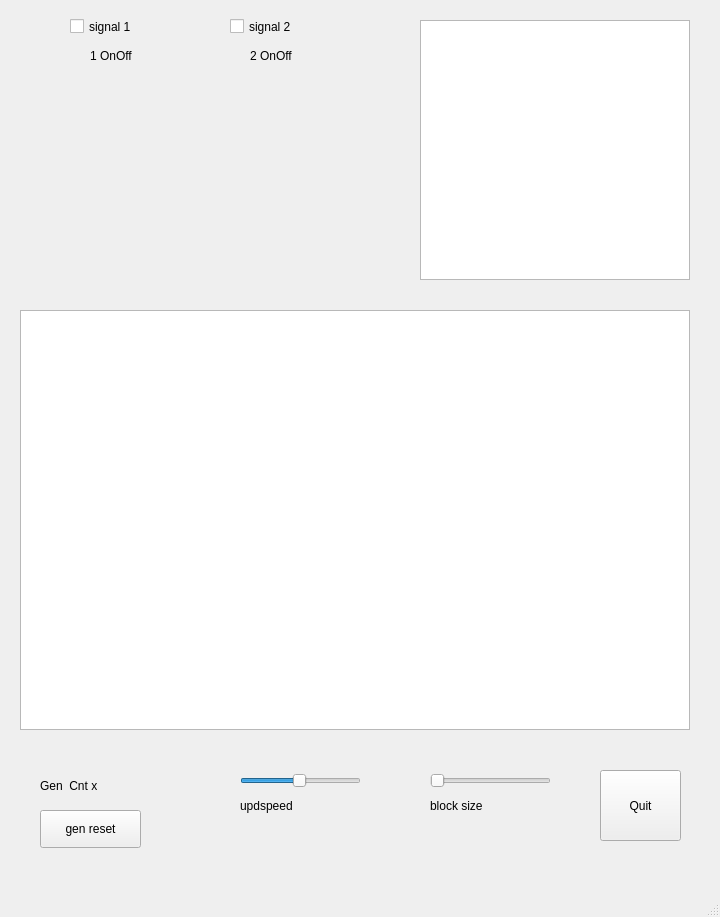
<?xml version="1.0" encoding="UTF-8"?>
<ui version="4.0">
 <class>MainWindow</class>
 <widget class="QMainWindow" name="MainWindow">
  <property name="geometry">
   <rect>
    <x>0</x>
    <y>0</y>
    <width>720</width>
    <height>917</height>
   </rect>
  </property>
  <property name="windowTitle">
   <string>MainWindow</string>
  </property>
  <widget class="QWidget" name="centralwidget">
   <widget class="QGraphicsView" name="graphicsView">
    <property name="geometry">
     <rect>
      <x>420</x>
      <y>20</y>
      <width>270</width>
      <height>260</height>
     </rect>
    </property>
   </widget>
   <widget class="QPushButton" name="pushButton">
    <property name="geometry">
     <rect>
      <x>600</x>
      <y>770</y>
      <width>81</width>
      <height>71</height>
     </rect>
    </property>
    <property name="text">
     <string>Quit</string>
    </property>
   </widget>
   <widget class="QSlider" name="SliderUpdateSpeed">
    <property name="geometry">
     <rect>
      <x>240</x>
      <y>770</y>
      <width>121</width>
      <height>21</height>
     </rect>
    </property>
    <property name="minimum">
     <number>1</number>
    </property>
    <property name="maximum">
     <number>100</number>
    </property>
    <property name="value">
     <number>50</number>
    </property>
    <property name="sliderPosition">
     <number>50</number>
    </property>
    <property name="orientation">
     <enum>Qt::Horizontal</enum>
    </property>
    <property name="invertedAppearance">
     <bool>false</bool>
    </property>
    <property name="invertedControls">
     <bool>false</bool>
    </property>
   </widget>
   <widget class="QLabel" name="labelUpdspeed">
    <property name="geometry">
     <rect>
      <x>240</x>
      <y>790</y>
      <width>121</width>
      <height>31</height>
     </rect>
    </property>
    <property name="text">
     <string>updspeed</string>
    </property>
   </widget>
   <widget class="QLabel" name="labelOut1">
    <property name="geometry">
     <rect>
      <x>90</x>
      <y>40</y>
      <width>71</width>
      <height>31</height>
     </rect>
    </property>
    <property name="text">
     <string>1 OnOff</string>
    </property>
   </widget>
   <widget class="QLabel" name="labelOut2">
    <property name="geometry">
     <rect>
      <x>250</x>
      <y>40</y>
      <width>71</width>
      <height>31</height>
     </rect>
    </property>
    <property name="text">
     <string>2 OnOff</string>
    </property>
   </widget>
   <widget class="QCheckBox" name="checkBox1">
    <property name="geometry">
     <rect>
      <x>70</x>
      <y>10</y>
      <width>101</width>
      <height>33</height>
     </rect>
    </property>
    <property name="styleSheet">
     <string notr="true">font: 75 16pt &quot;PibotoLt&quot;;</string>
    </property>
    <property name="text">
     <string>signal 1</string>
    </property>
   </widget>
   <widget class="QCheckBox" name="checkBox2">
    <property name="geometry">
     <rect>
      <x>230</x>
      <y>10</y>
      <width>101</width>
      <height>33</height>
     </rect>
    </property>
    <property name="text">
     <string>signal 2</string>
    </property>
   </widget>
   <widget class="QLabel" name="labelGen">
    <property name="geometry">
     <rect>
      <x>40</x>
      <y>770</y>
      <width>111</width>
      <height>31</height>
     </rect>
    </property>
    <property name="text">
     <string>Gen  Cnt x</string>
    </property>
   </widget>
   <widget class="QLabel" name="labelBlocksize">
    <property name="geometry">
     <rect>
      <x>430</x>
      <y>790</y>
      <width>121</width>
      <height>31</height>
     </rect>
    </property>
    <property name="text">
     <string>block size</string>
    </property>
   </widget>
   <widget class="QSlider" name="SliderBlocksize">
    <property name="geometry">
     <rect>
      <x>430</x>
      <y>770</y>
      <width>121</width>
      <height>21</height>
     </rect>
    </property>
    <property name="minimum">
     <number>1</number>
    </property>
    <property name="maximum">
     <number>10</number>
    </property>
    <property name="pageStep">
     <number>2</number>
    </property>
    <property name="value">
     <number>1</number>
    </property>
    <property name="sliderPosition">
     <number>1</number>
    </property>
    <property name="orientation">
     <enum>Qt::Horizontal</enum>
    </property>
    <property name="invertedAppearance">
     <bool>false</bool>
    </property>
    <property name="invertedControls">
     <bool>false</bool>
    </property>
   </widget>
   <widget class="QPushButton" name="btnGenReset">
    <property name="geometry">
     <rect>
      <x>40</x>
      <y>810</y>
      <width>101</width>
      <height>38</height>
     </rect>
    </property>
    <property name="text">
     <string>gen reset</string>
    </property>
   </widget>
   <widget class="QTableView" name="tableView">
    <property name="geometry">
     <rect>
      <x>20</x>
      <y>310</y>
      <width>670</width>
      <height>420</height>
     </rect>
    </property>
    <property name="baseSize">
     <size>
      <width>10</width>
      <height>10</height>
     </size>
    </property>
    <property name="midLineWidth">
     <number>1</number>
    </property>
   </widget>
  </widget>
  <widget class="QMenuBar" name="menubar">
   <property name="geometry">
    <rect>
     <x>0</x>
     <y>0</y>
     <width>720</width>
     <height>34</height>
    </rect>
   </property>
  </widget>
  <widget class="QStatusBar" name="statusbar"/>
 </widget>
 <resources/>
 <connections/>
</ui>
